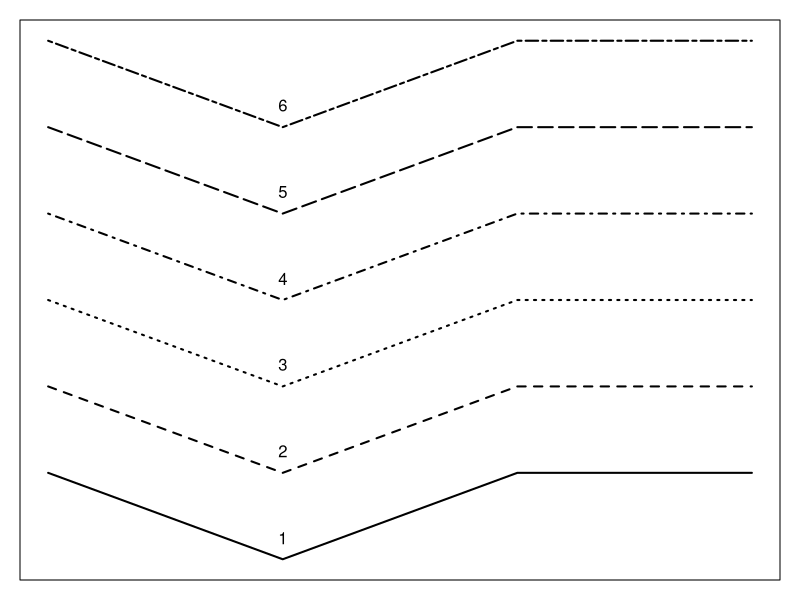

Generate this figure with R:
par(mar = c(1,1,1,1))
a<-c(1,0,1,1)
plot(	1,1,
	type = "n",
	xlim = c(1,4),ylim = c(0,6),
	axes = F,
	xlab = "",ylab = "")
matlines(	x = 1:4,
	y = cbind(a,a+1,a+2,a+3,a+4,a+5),
	col = "black",
	lty = 1:6,
	lwd = 2)
text(	x = rep(2,6),
	y = (1:6)-0.75,
	labels = as.character(1:6))
box()